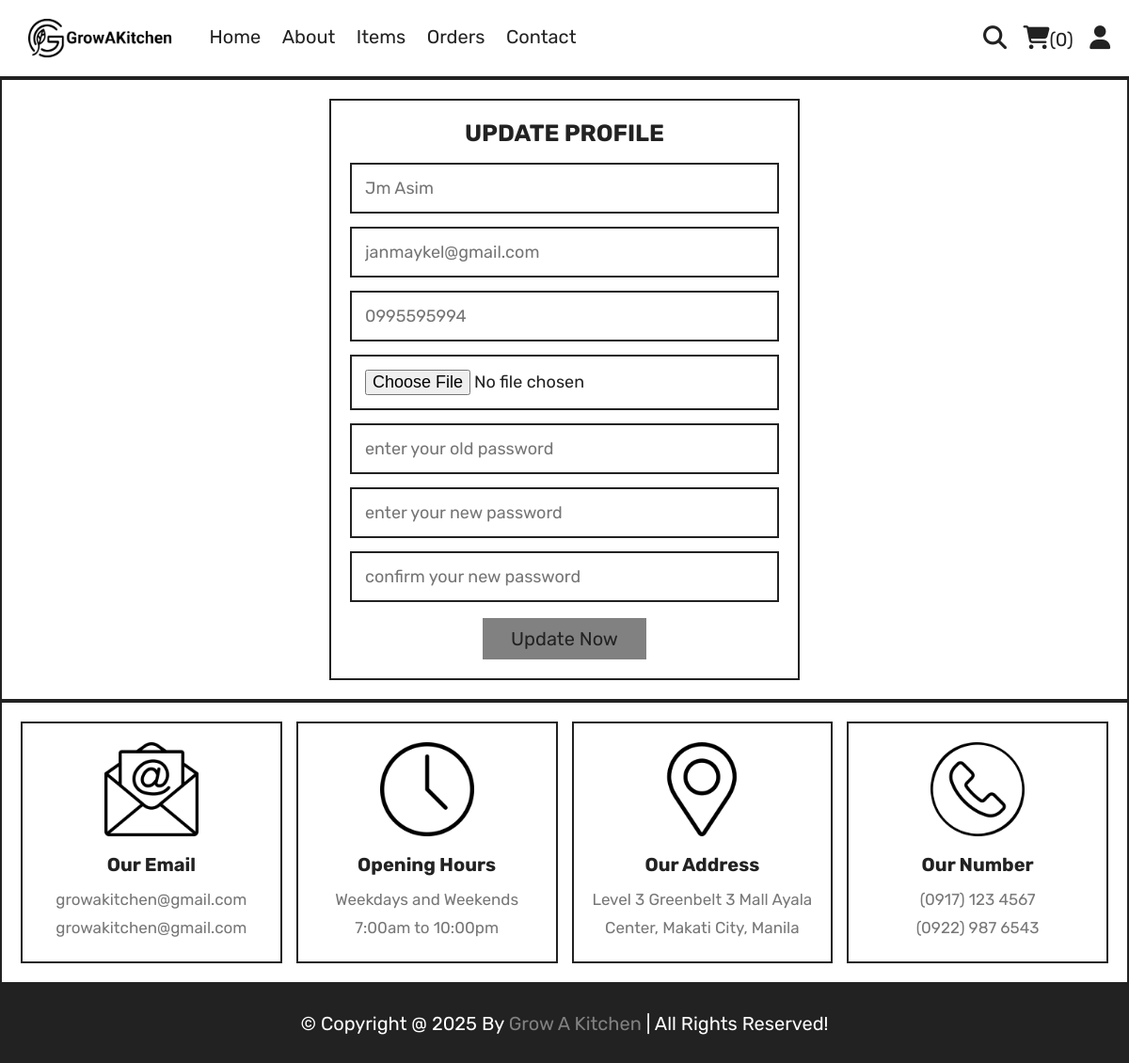
The page /update_profile.php (signed in) on the database its author committed.
### tables this page shows
CREATE TABLE `users` (
  `id` int(100) NOT NULL,
  `name` varchar(20) NOT NULL,
  `email` varchar(50) NOT NULL,
  `number` varchar(10) NOT NULL,
  `password` varchar(50) NOT NULL,
  `address` varchar(500) NOT NULL,
  `image` varchar(100) NOT NULL
);

### update_profile.php (the view, shortened to what this page needs)
<?php
include 'components/connect.php';
?>
<!DOCTYPE html>
<html lang="en">
<head>
   <link rel="stylesheet" href="https://cdnjs.cloudflare.com/ajax/libs/font-awesome/6.1.1/css/all.min.css">
   <link rel="stylesheet" href="css/css.css">
</head>
<body>
<?php include 'components/user_header.php'; ?>
<section class="form-container update-form">
   <form action="" method="post" enctype="multipart/form-data">
      <h3>update profile</h3>
      <input type="text" name="name" placeholder="<?= $fetch_profile['name']; ?>" class="box" maxlength="50">
      <input type="email" name="email" placeholder="<?= $fetch_profile['email']; ?>" class="box" maxlength="50" oninput="this.value = this.value.replace(/\s/g, '')">
      <input type="number" name="number" placeholder="<?= $fetch_profile['number']; ?>" class="box" min="0" max="9999999999" maxlength="10">
      <input type="file" name="image" class="box">
      <input type="password" name="old_pass" placeholder="enter your old password" class="box" maxlength="50" oninput="this.value = this.value.replace(/\s/g, '')">
      <input type="password" name="new_pass" placeholder="enter your new password" class="box" maxlength="50" oninput="this.value = this.value.replace(/\s/g, '')">
      <input type="password" name="confirm_pass" placeholder="confirm your new password" class="box" maxlength="50" oninput="this.value = this.value.replace(/\s/g, '')">
      <input type="submit" value="update now" name="submit" class="btn">
   </form>
</section>
<?php include 'components/footer.php'; ?>
</body>
</html>

### css/css.css (style rules this page uses)
:root { --yellow:#818181; --red:#e74c3c; --white:#fff; --black:#222; --light-color:#777; --border:.2rem solid var(--black); }
* { font-family: 'Rubik', sans-serif; margin:0; padding:0; box-sizing: border-box; outline: none; border: none; text-decoration: none; }
html { font-size: 62.5%; overflow-x: hidden; scroll-behavior: smooth; stop-opacity: 7rem; }
section { margin:0 auto; max-width: 1200px; padding:2rem; }
.btn, .delete-btn { margin-top: 1rem; display: inline-block; font-size: 2rem; padding:1rem 3rem; cursor: pointer; text-transform: capitalize; transition: .2s linear; }
.btn { background-color: var(--yellow); color:var(--black); }
.hero, .category, .products, .grid, .about, .steps, .reviews, .contact, .search-form, .form-container, .Orders { background-color: #fff; border: #222 2px solid; }
.form-container form { border:var(--border); margin:0 auto; max-width: 50rem; padding:2rem; text-align: center; }
.form-container form h3 { font-size: 2.5rem; color:var(--black); text-transform: uppercase; margin-bottom: 1rem; }
.form-container form .box { margin:.7rem 0; width: 100%; border:var(--border); padding:1.4rem; font-size: 1.8rem; color:var(--black); }

### rows shown on the page
users: name "Jm Asim", email "janmaykel@gmail.com", number "0995595994"

### other values the page prints
$total_cart_items "0"
